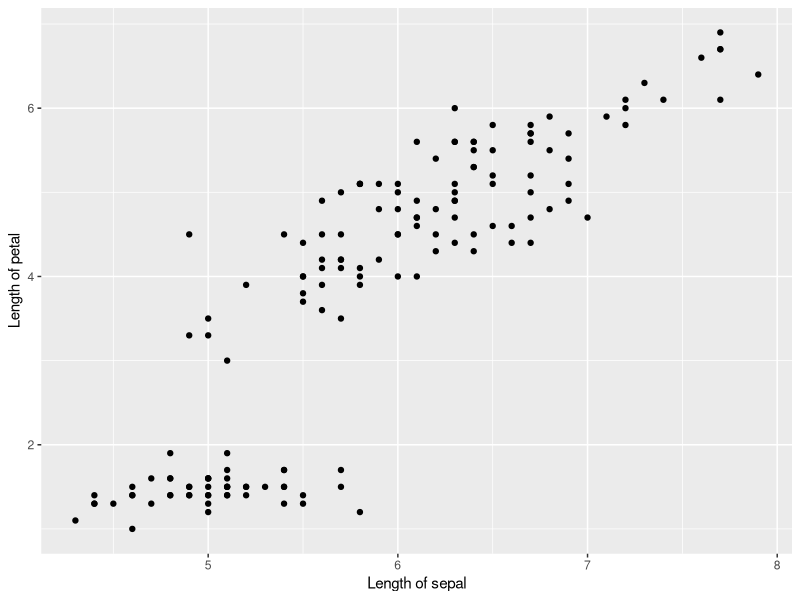
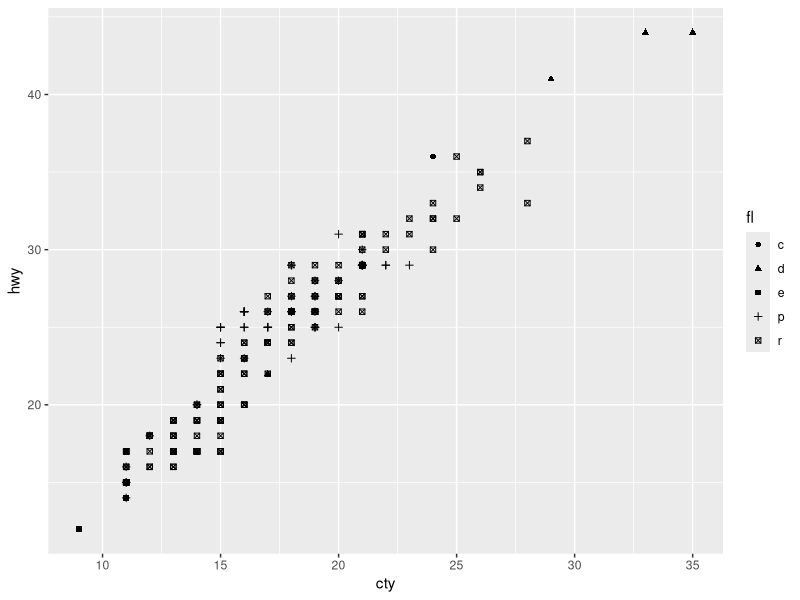
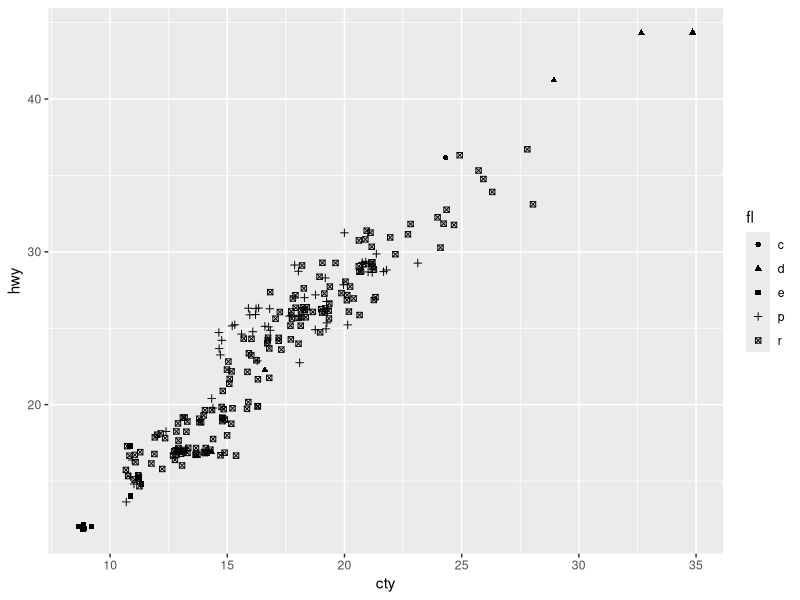
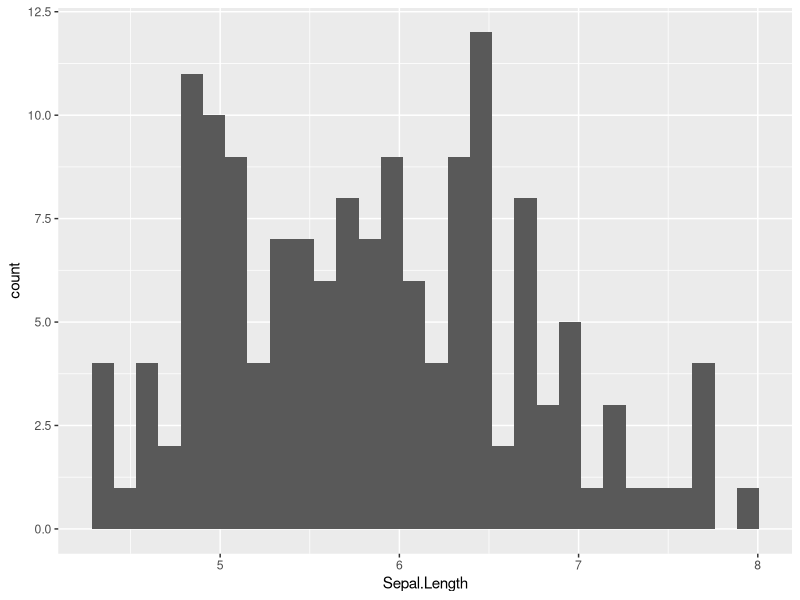
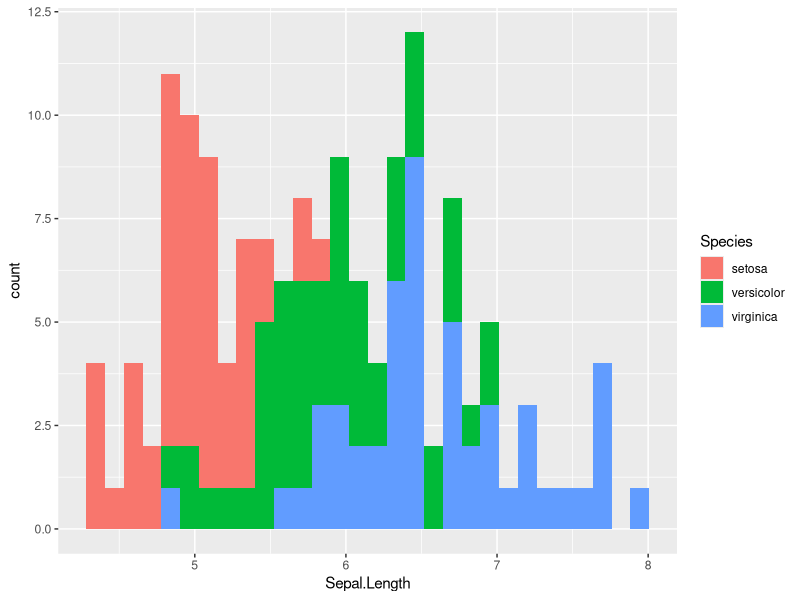
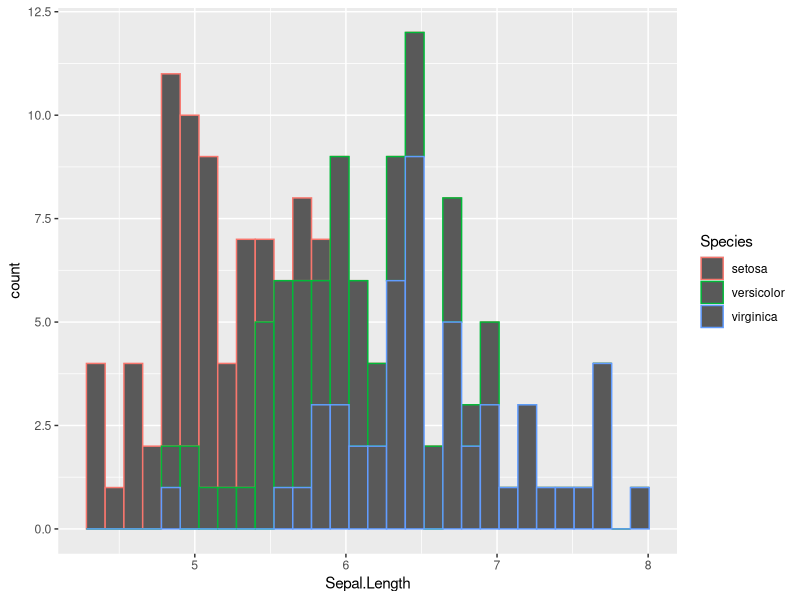
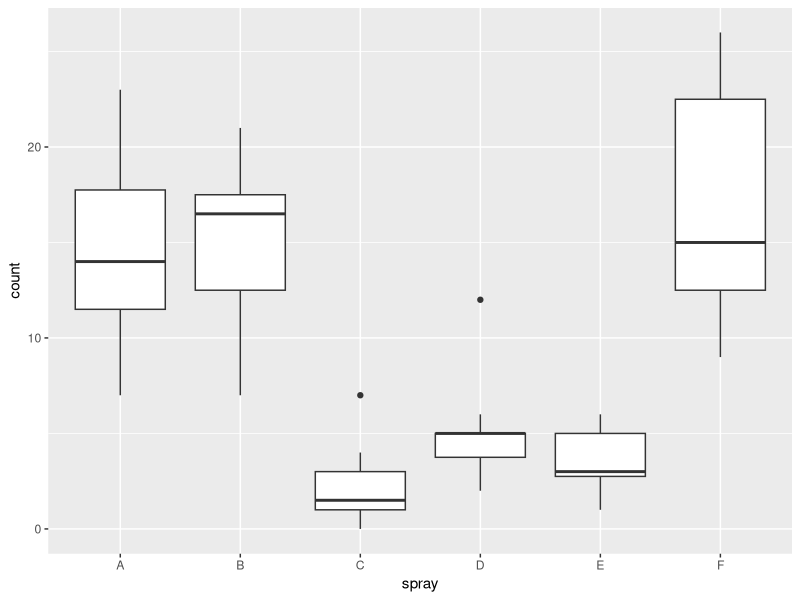
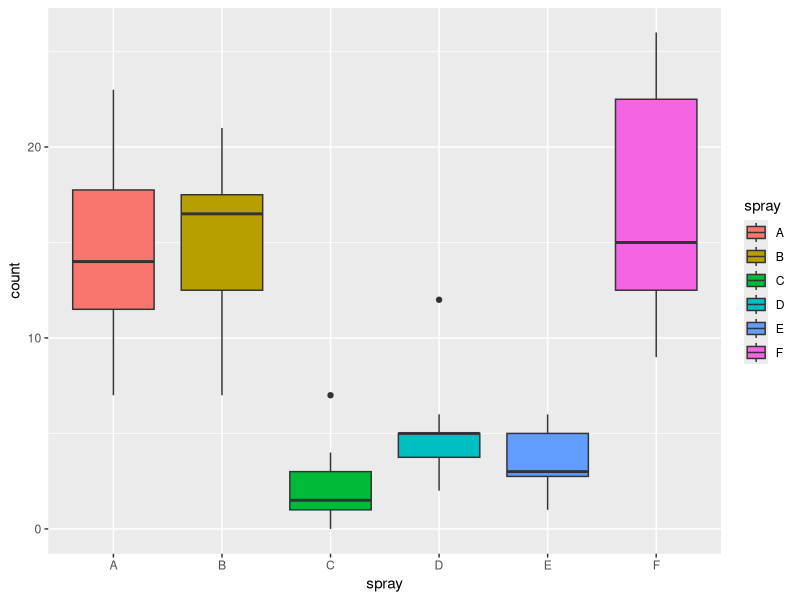

Write R code to recreate these figures, in order.
## ---- chunk 1
knitr::opts_chunk$set(echo = TRUE)
library(tidyverse) 
library(MASS) 
## ---- chunk 2

p = ggplot() + 
  geom_point(data = iris, aes(x=Sepal.Length, y=Petal.Length)) + 
  labs(x = "Length of sepal", y = "Length of petal") 
p

## ---- chunk 3

p = ggplot2::ggplot() + 
  geom_point(data=mpg, aes(x=cty, y=hwy, shape = fl)) 
p



## ---- chunk 4

p = ggplot2::ggplot() + 
  geom_jitter(data=mpg, aes(x=cty, y=hwy, shape = fl)) 
p

## ---- chunk 5

p = ggplot() + 
  geom_histogram(data = iris, aes(x=Sepal.Length))  #xに，横軸にしたい変数を入れる。
p

p = ggplot() + 
  geom_histogram(data = iris, aes(x=Sepal.Length, fill = Species))  #種類ごとに色の塗りつぶしを変えたい場合は，fillに指定する。
p

p = ggplot() + 
  geom_histogram(data = iris, aes(x=Sepal.Length, color = Species))  #colorだと周りの線の色を変える。
p


## ---- chunk 6

p = ggplot() + 
  geom_boxplot(data = InsectSprays, aes(x=spray, y=count))
p

p = ggplot() + 
  geom_boxplot(data = InsectSprays, aes(x=spray, y=count, fill = spray))
p

## ---- chunk 7

p = ggplot() + 
  geom_violin(data = InsectSprays, aes(x=spray, y=count))
p


p = ggplot() + 
  geom_violin(data = InsectSprays, aes(x=spray, y=count, fill = spray))
p

## ---- chunk 8

#サンプルデータをつくる: 10日間の気温の変化
temperature = data.frame(
    Days  = 1:10, 
    Celsius = c(17.2, 17.5, 18.1, 18.8, 19.0, 19.2, 19.7, 20.2, 20.5, 20.1)
)
temperature

p = ggplot() + 
  geom_line(data = temperature, aes(x=Days, y=Celsius)) + 
  geom_point(data = temperature, aes(x=Days, y=Celsius)) 
p

## ---- chunk 9

#サンプルデータをつくる
sample_dat = data.frame(Condition=c("A", "B" ,"C"), 
                        mean=c(2, 5, 8), 
                        lower=c(1.1, 4.2, 7.5), 
                        upper=c(3.0, 6.8, 9.1))
#meanが平均，lowerとupperにそれぞれ下限値と上限値。

p = ggplot() + 
  geom_point(data = sample_dat, aes(x = Condition, y = mean)) + 
  geom_errorbar(data = sample_dat, aes(x = Condition, ymax = upper, ymin = lower), width = 0.1) 
#まず，geom_pointで平均を点で示したグラフを作成する。そのグラフに，ymaxとyminにそれぞれ上限値と下限値を指定したエラーバーのグラフを重ねる（widthでエラーバーの横の長さを指定できる）。
p


p2 = ggplot() + 
  geom_pointrange(data = sample_dat, aes(x = Condition, y = mean, ymax = upper, ymin = lower)) 
#geom_pointrangeならば，点とエラーバーの両方を一括して指定できる。
p2

## ---- chunk 10
p = ggplot() +
  geom_point(data = iris, aes(x=Sepal.Length, y=Petal.Length)) + facet_wrap(vars(Species)) 
p

## ---- chunk 11

p = ggplot() +
  geom_point(data = iris, aes(x=Sepal.Length, y=Petal.Length)) + 
  labs(x = "Length of sepal", y = "Length of petal")

## ---- chunk 12

p = ggplot() +
  geom_point(data = iris, aes(x=Sepal.Length, y=Petal.Length)) 
p + theme_bw()
p + theme_gray()
p + theme_classic()

